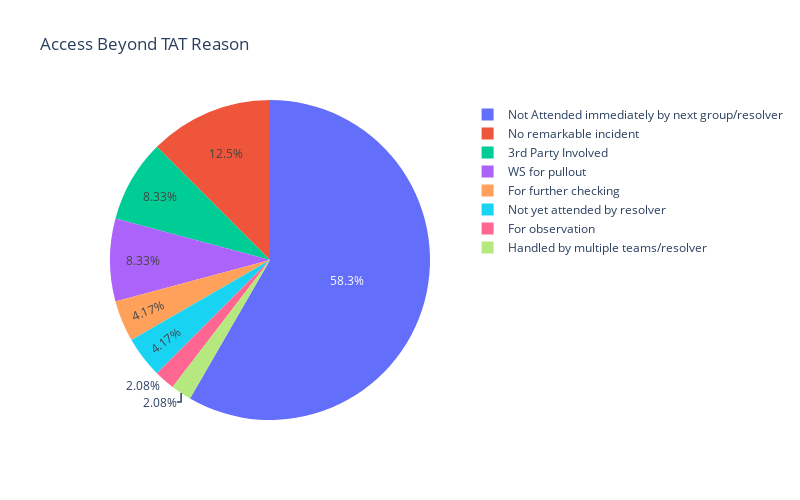

Notebook source saved alongside this figure:
### Code cell
import plotly.graph_objects as go
labels1 = ['3rd Party Involved',
           'For further checking',
           'For observation',
           'Handled by multiple teams/resolver',
           'No remarkable incident',
           'Not Attended immediately by next group/resolver',
           'Not yet attended by resolver',
           'WS for pullout',
           ]
values1 = [4,2,1,1,6,28,2,4]

# pull is given as a fraction of the pie radius
fig1 = go.Figure(data=[go.Pie(labels=labels1, values=values1, pull=[0,0,0,0,0,0,0,0])])
fig1.update_layout(autosize=False, width=800, height=500, title="Access Beyond TAT Reason")
fig1.show()

### Figure 1 — Plotly figure (JSON) as saved in the notebook; plotly's stock layout.template omitted (floating-point values rounded to 4 significant figures)
{"data": [{"labels": ["3rd Party Involved", "For further checking", "For observation", "Handled by multiple teams/resolver", "No remarkable incident", "Not Attended immediately by next group/resolver", "Not yet attended by resolver", "WS for pullout"], "pull": [0, 0, 0, 0, 0, 0, 0, 0], "type": "pie", "values": [4, 2, 1, 1, 6, 28, 2, 4]}], "layout": {"autosize": false, "height": 500, "title": {"text": "Access Beyond TAT Reason"}, "width": 800}}
